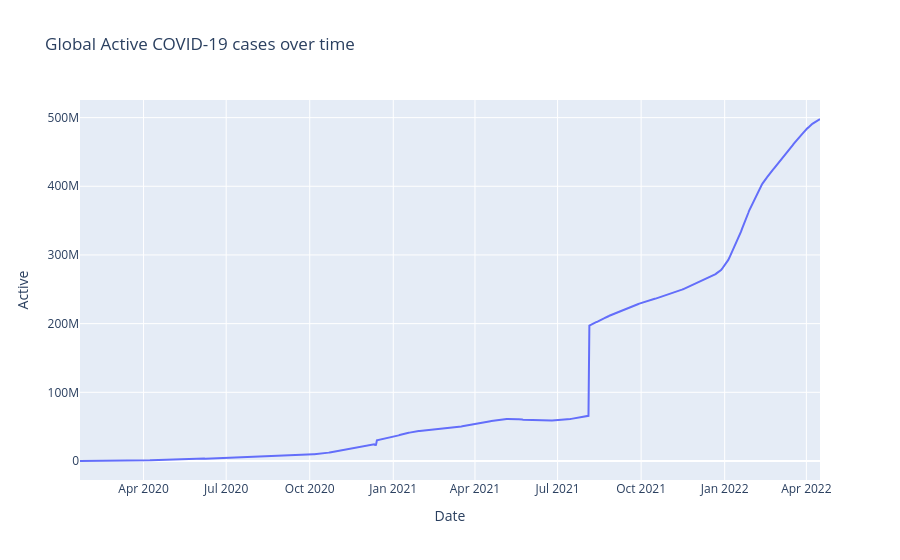

Here is the notebook cell this chart was saved with:
### Code cell
world = df.groupby("Date")[["Confirmed","Recovered","Deaths","Active"]].sum().reset_index()
fig_line = px.line(
    world,
    x="Date",
    y="Active",
    title="Global Active COVID-19 cases over time"
)
fig_line.show()

### Figure 1 — Plotly figure (JSON) as saved in the notebook; plotly's stock layout.template omitted (floating-point values rounded to 4 significant figures; data arrays with more than 128 entries replaced by an {"elided": "..."} marker saying what was removed)
{"data": [{"hovertemplate": "Date=%{x}<br>Active=%{y}<extra></extra>", "legendgroup": "", "line": {"color": "#636efa", "dash": "solid"}, "marker": {"symbol": "circle"}, "mode": "lines", "name": "", "orientation": "v", "showlegend": false, "type": "scatter", "x": {"elided": "816 str values"}, "xaxis": "x", "y": {"elided": "816 int values"}, "yaxis": "y"}], "layout": {"legend": {"tracegroupgap": 0}, "title": {"text": "Global Active COVID-19 cases over time"}, "xaxis": {"anchor": "y", "domain": [0, 1], "title": {"text": "Date"}}, "yaxis": {"anchor": "x", "domain": [0, 1], "title": {"text": "Active"}}}}
